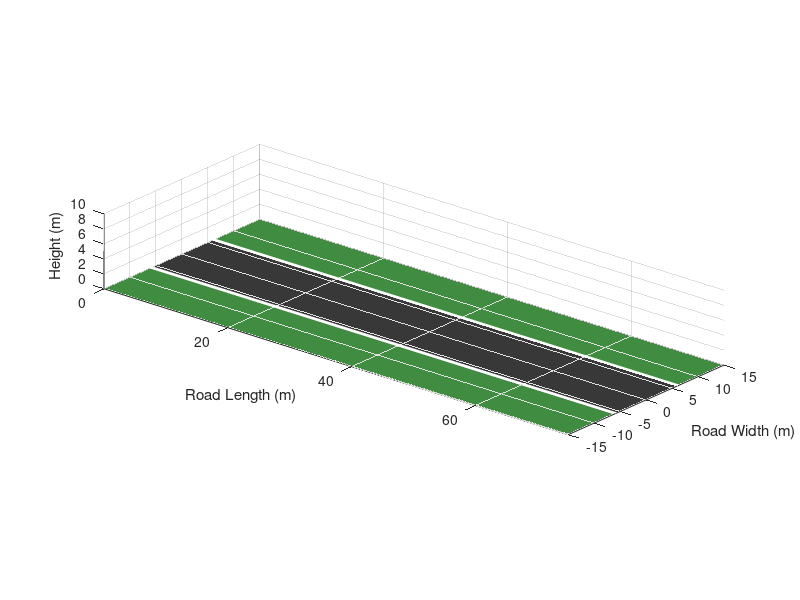

Here is the MATLAB script that generated this plot: (Note: this script raises an error after producing the figure.)
clear;
clc;
close all;

%% =========================================================
% PHASE 4 - DYNAMIC COLLISION PREDICTION
% Moving vehicle + TTC + Automatic Overtaking
% Basic MATLAB only
%% =========================================================

%% SETTINGS

roadLength = 140;
roadWidth  = 12;

dt = 0.05;                  % simulation timestep

egoX = 5;
egoY = 0;

egoSpeed = 8.33;            % 30 km/h

obstacleX = 42;
obstacleY = 0;

obstacleSpeed = 3.5;        % slower moving vehicle

safeLaneY = -3.5;

TTCwarning = 6;             % seconds
TTChigh = 3;                % seconds

%% =========================================================
% CREATE FIGURE
%% =========================================================

fig = figure( ...
    'Name','Dynamic Collision Prediction', ...
    'NumberTitle','off', ...
    'Color',[0.94 0.94 0.94]);

ax = axes(fig);

hold(ax,'on');
grid(ax,'on');
axis(ax,'equal');

xlim(ax,[0 75]);
ylim(ax,[-15 15]);
zlim(ax,[0 10]);

xlabel(ax,'Road Length (m)');
ylabel(ax,'Road Width (m)');
zlabel(ax,'Height (m)');

view(ax,40,22);

%% =========================================================
% GROUND
%% =========================================================

patch(ax, ...
    [0 roadLength roadLength 0], ...
    [-15 -15 15 15], ...
    [0 0 0 0], ...
    [0.25 0.55 0.25], ...
    'EdgeColor','none');

%% =========================================================
% ROAD
%% =========================================================

patch(ax, ...
    [0 roadLength roadLength 0], ...
    [-roadWidth/2 -roadWidth/2 ...
      roadWidth/2 roadWidth/2], ...
    [0.05 0.05 0.05 0.05], ...
    [0.22 0.22 0.22], ...
    'EdgeColor','none');

%% Road boundaries

plot3(ax,[0 roadLength],[-6 -6],[0.08 0.08], ...
    'w','LineWidth',2);

plot3(ax,[0 roadLength],[6 6],[0.08 0.08], ...
    'w','LineWidth',2);

%% =========================================================
% ROADSIDE OBJECTS
%% =========================================================

for x = 10:15:130

    createCuboid(ax,[x -10 1], ...
        1.3,1.3,2,0,[0.40 0.25 0.10]);

    createCuboid(ax,[x+5 10 1], ...
        1.3,1.3,2,0,[0.40 0.25 0.10]);

end

%% =========================================================
% CREATE EGO VEHICLE
%% =========================================================

egoBody = createCuboid(ax, ...
    [egoX egoY 0.65], ...
    4.5,2,1.3,0, ...
    [0.05 0.35 0.95]);

egoRoof = createCuboid(ax, ...
    [egoX egoY 1.55], ...
    2.5,1.7,0.7,0, ...
    [0.05 0.15 0.40]);

%% =========================================================
% CREATE MOVING OBSTACLE VEHICLE
%% =========================================================

obsBody = createCuboid(ax, ...
    [obstacleX obstacleY 0.65], ...
    4.5,2,1.3,0, ...
    [0.90 0.10 0.10]);

obsRoof = createCuboid(ax, ...
    [obstacleX obstacleY 1.55], ...
    2.5,1.7,0.7,0, ...
    [0.45 0.05 0.05]);

%% =========================================================
% DASHBOARD
%% =========================================================

dashboard = annotation(fig, ...
    'textbox', ...
    [0.19 0.82 0.62 0.14], ...
    'String','INITIALIZING', ...
    'FontSize',12, ...
    'FontWeight','bold', ...
    'HorizontalAlignment','center', ...
    'BackgroundColor',[1 1 1], ...
    'EdgeColor',[0.2 0.2 0.2]);

%% =========================================================
% VARIABLES
%% =========================================================

targetY = 0;

state = "FOLLOW";

overtakeStarted = false;
passedObstacle = false;

currentEgoSpeed = egoSpeed;

pathXhistory = [];
pathYhistory = [];

pathPlot = plot3(ax,nan,nan,nan, ...
    'LineWidth',2);

%% =========================================================
% SIMULATION
%% =========================================================

for frame = 1:1000

    %% Move obstacle

    obstacleX = obstacleX + obstacleSpeed*dt;

    %% -----------------------------------------------------
    % DISTANCE
    %% -----------------------------------------------------

    longitudinalDistance = obstacleX - egoX;

    relativeSpeed = ...
        currentEgoSpeed - obstacleSpeed;

    %% -----------------------------------------------------
    % TIME TO COLLISION
    %% -----------------------------------------------------

    if longitudinalDistance > 0 && ...
       relativeSpeed > 0

        TTC = longitudinalDistance / relativeSpeed;

    else

        TTC = inf;

    end

    %% =====================================================
    % DECISION MAKING
    %% =====================================================

    if state == "FOLLOW"

        if TTC < TTCwarning

            state = "PREPARE OVERTAKE";

        end

    end

    %% Start overtaking

    if state == "PREPARE OVERTAKE"

        targetY = safeLaneY;

        overtakeStarted = true;

        state = "OVERTAKING";

    end

    %% Check whether ego has passed obstacle

    if overtakeStarted && ...
       egoX > obstacleX + 7

        passedObstacle = true;

    end

    %% Return to original path

    if passedObstacle

        targetY = 0;
        state = "RETURNING";

    end

    %% Finished overtaking

    if state == "RETURNING" && ...
       abs(egoY) < 0.15

        egoY = 0;
        targetY = 0;

        state = "CRUISE";

    end

    %% =====================================================
    % RISK LEVEL
    %% =====================================================

    if TTC < TTChigh && ...
       state ~= "RETURNING" && ...
       state ~= "CRUISE"

        risk = "HIGH";

    elseif TTC < TTCwarning && ...
           state ~= "RETURNING" && ...
           state ~= "CRUISE"

        risk = "MEDIUM";

    else

        risk = "SAFE";

    end

    %% =====================================================
    % LATERAL STEERING
    %% =====================================================

    lateralError = targetY - egoY;

    maxLateralStep = 0.075;

    lateralStep = max( ...
        min(lateralError,maxLateralStep), ...
        -maxLateralStep);

    egoY = egoY + lateralStep;

    %% =====================================================
    % MOVE EGO FORWARD
    %% =====================================================

    egoX = egoX + currentEgoSpeed*dt;

    %% =====================================================
    % CALCULATE VEHICLE YAW
    %% =====================================================

    yaw = atan2(lateralStep, ...
        currentEgoSpeed*dt);

    %% =====================================================
    % UPDATE EGO VEHICLE
    %% =====================================================

    egoBodyVertices = cuboidVertices( ...
        [egoX egoY 0.65], ...
        4.5,2,1.3,yaw);

    egoRoofVertices = cuboidVertices( ...
        [egoX egoY 1.55], ...
        2.5,1.7,0.7,yaw);

    set(egoBody, ...
        'Vertices',egoBodyVertices);

    set(egoRoof, ...
        'Vertices',egoRoofVertices);

    %% =====================================================
    % UPDATE MOVING OBSTACLE
    %% =====================================================

    obsBodyVertices = cuboidVertices( ...
        [obstacleX obstacleY 0.65], ...
        4.5,2,1.3,0);

    obsRoofVertices = cuboidVertices( ...
        [obstacleX obstacleY 1.55], ...
        2.5,1.7,0.7,0);

    set(obsBody, ...
        'Vertices',obsBodyVertices);

    set(obsRoof, ...
        'Vertices',obsRoofVertices);

    %% =====================================================
    % STORE SAFE PATH
    %% =====================================================

    pathXhistory(end+1) = egoX;
    pathYhistory(end+1) = egoY;

    set(pathPlot, ...
        'XData',pathXhistory, ...
        'YData',pathYhistory, ...
        'ZData',0.12*ones(size(pathXhistory)));

    %% =====================================================
    % DISPLAY TTC
    %% =====================================================

    if isinf(TTC)

        TTCtext = "N/A";

    else

        TTCtext = sprintf("%.1f sec",TTC);

    end

    dashboard.String = sprintf( ...
        ['Ego Speed: %.0f km/h\n' ...
         'Distance: %.1f m     TTC: %s\n' ...
         'Risk: %s     Action: %s'], ...
        currentEgoSpeed*3.6, ...
        longitudinalDistance, ...
        TTCtext, ...
        risk, ...
        state);

    %% =====================================================
    % CAMERA FOLLOW
    %% =====================================================

    if egoX > 25

        xlim(ax,[egoX-25 egoX+40]);

    end

    drawnow;

    pause(0.025);

    %% End simulation

    if egoX >= 125
        break;
    end

end

dashboard.String = sprintf( ...
    ['DYNAMIC COLLISION AVOIDANCE COMPLETE\n' ...
     'MOVING VEHICLE DETECTED\n' ...
     'SAFE OVERTAKE COMPLETED']);

disp("-------------------------------------");
disp("PHASE 4 COMPLETED");
disp("Dynamic obstacle tracked");
disp("TTC calculated");
disp("Safe overtaking performed");
disp("-------------------------------------");


%% =========================================================
% FUNCTIONS
%% =========================================================

function h = createCuboid(ax,center,L,W,H,yaw,color)

vertices = cuboidVertices(center,L,W,H,yaw);

faces = [
    1 2 3 4
    5 8 7 6
    1 5 6 2
    2 6 7 3
    3 7 8 4
    4 8 5 1
];

h = patch(ax, ...
    'Vertices',vertices, ...
    'Faces',faces, ...
    'FaceColor',color, ...
    'EdgeColor',[0.08 0.08 0.08]);

end


function vertices = ...
    cuboidVertices(center,L,W,H,yaw)

x = center(1);
y = center(2);
z = center(3);

localVertices = [
    -L/2 -W/2 -H/2
     L/2 -W/2 -H/2
     L/2  W/2 -H/2
    -L/2  W/2 -H/2

    -L/2 -W/2  H/2
     L/2 -W/2  H/2
     L/2  W/2  H/2
    -L/2  W/2  H/2
];

R = [
    cos(yaw) -sin(yaw) 0
    sin(yaw)  cos(yaw) 0
    0         0        1
];

vertices = localVertices * R';

vertices(:,1) = vertices(:,1)+x;
vertices(:,2) = vertices(:,2)+y;
vertices(:,3) = vertices(:,3)+z;

end
